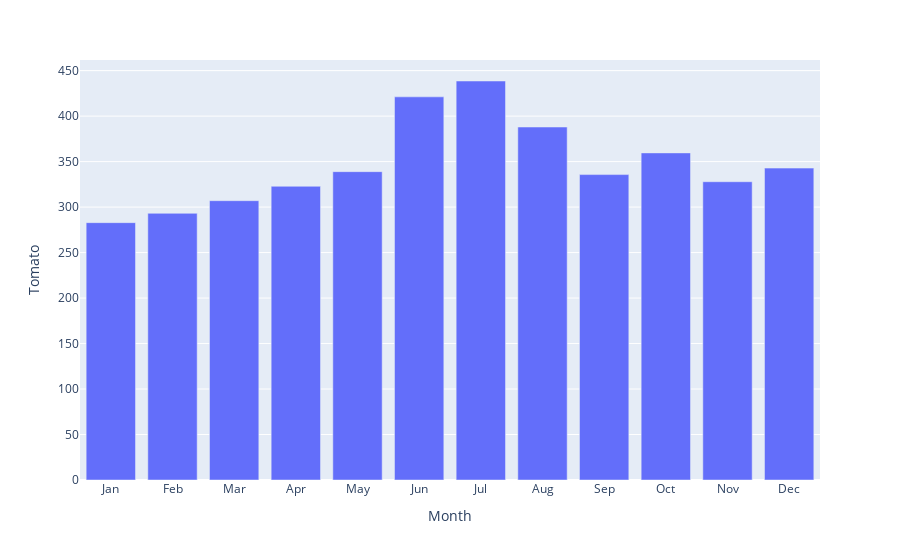

The notebook cell saved with this chart:
### Code cell
# px.bar(gp, y = gp['Month'], x = gp[product], orientation = 'h')
px.bar(gp, x = gp['Month'], y = gp[product])

### Figure 1 — Plotly figure (JSON) as saved in the notebook; plotly's stock layout.template omitted (floating-point values rounded to 4 significant figures)
{"data": [{"alignmentgroup": "True", "hovertemplate": "Month=%{x}<br>Tomato=%{y}<extra></extra>", "legendgroup": "", "marker": {"color": "#636efa", "pattern": {"shape": ""}}, "name": "", "offsetgroup": "", "orientation": "v", "showlegend": false, "textposition": "auto", "type": "bar", "x": ["Jan", "Feb", "Mar", "Apr", "May", "Jun", "Jul", "Aug", "Sep", "Oct", "Nov", "Dec"], "xaxis": "x", "y": [282.9, 293.1, 307.0, 322.9, 338.9, 421.2, 438.6, 388.0, 335.7, 359.6, 327.9, 342.9], "yaxis": "y"}], "layout": {"barmode": "relative", "legend": {"tracegroupgap": 0}, "margin": {"t": 60}, "xaxis": {"anchor": "y", "domain": [0, 1], "title": {"text": "Month"}}, "yaxis": {"anchor": "x", "domain": [0, 1], "title": {"text": "Tomato"}}}}
